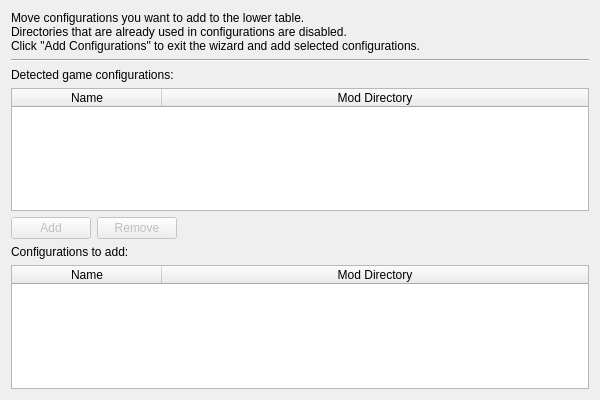
<?xml version="1.0" encoding="UTF-8"?>
<ui version="4.0">
 <class>AutodetectScanResultsPage</class>
 <widget class="QWizardPage" name="AutodetectScanResultsPage">
  <property name="geometry">
   <rect>
    <x>0</x>
    <y>0</y>
    <width>600</width>
    <height>400</height>
   </rect>
  </property>
  <property name="windowTitle">
   <string>Form</string>
  </property>
  <property name="title">
   <string>Scan results</string>
  </property>
  <layout class="QVBoxLayout" name="verticalLayout">
   <item>
    <widget class="QLabel" name="label_3">
     <property name="text">
      <string>Move configurations you want to add to the lower table.
Directories that are already used in configurations are disabled.
Click &quot;Add Configurations&quot; to exit the wizard and add selected configurations.</string>
     </property>
    </widget>
   </item>
   <item>
    <widget class="Line" name="line">
     <property name="orientation">
      <enum>Qt::Horizontal</enum>
     </property>
    </widget>
   </item>
   <item>
    <widget class="QLabel" name="label">
     <property name="text">
      <string>Detected game configurations:</string>
     </property>
    </widget>
   </item>
   <item>
    <widget class="QTableWidget" name="ConfigurationsFound">
     <property name="selectionMode">
      <enum>QAbstractItemView::ExtendedSelection</enum>
     </property>
     <property name="selectionBehavior">
      <enum>QAbstractItemView::SelectRows</enum>
     </property>
     <attribute name="horizontalHeaderMinimumSectionSize">
      <number>100</number>
     </attribute>
     <attribute name="horizontalHeaderDefaultSectionSize">
      <number>150</number>
     </attribute>
     <attribute name="horizontalHeaderStretchLastSection">
      <bool>true</bool>
     </attribute>
     <column>
      <property name="text">
       <string>Name</string>
      </property>
     </column>
     <column>
      <property name="text">
       <string>Mod Directory</string>
      </property>
     </column>
    </widget>
   </item>
   <item>
    <layout class="QHBoxLayout" name="horizontalLayout">
     <item>
      <widget class="QPushButton" name="Add">
       <property name="enabled">
        <bool>false</bool>
       </property>
       <property name="text">
        <string>Add</string>
       </property>
      </widget>
     </item>
     <item>
      <widget class="QPushButton" name="Remove">
       <property name="enabled">
        <bool>false</bool>
       </property>
       <property name="text">
        <string>Remove</string>
       </property>
      </widget>
     </item>
     <item>
      <spacer name="horizontalSpacer">
       <property name="orientation">
        <enum>Qt::Horizontal</enum>
       </property>
       <property name="sizeHint" stdset="0">
        <size>
         <width>0</width>
         <height>20</height>
        </size>
       </property>
      </spacer>
     </item>
    </layout>
   </item>
   <item>
    <widget class="QLabel" name="label_2">
     <property name="text">
      <string>Configurations to add:</string>
     </property>
    </widget>
   </item>
   <item>
    <widget class="QTableWidget" name="ConfigurationsToAdd">
     <property name="selectionMode">
      <enum>QAbstractItemView::ExtendedSelection</enum>
     </property>
     <property name="selectionBehavior">
      <enum>QAbstractItemView::SelectRows</enum>
     </property>
     <attribute name="horizontalHeaderMinimumSectionSize">
      <number>100</number>
     </attribute>
     <attribute name="horizontalHeaderDefaultSectionSize">
      <number>150</number>
     </attribute>
     <attribute name="horizontalHeaderStretchLastSection">
      <bool>true</bool>
     </attribute>
     <column>
      <property name="text">
       <string>Name</string>
      </property>
     </column>
     <column>
      <property name="text">
       <string>Mod Directory</string>
      </property>
     </column>
    </widget>
   </item>
  </layout>
 </widget>
 <resources/>
 <connections/>
</ui>
